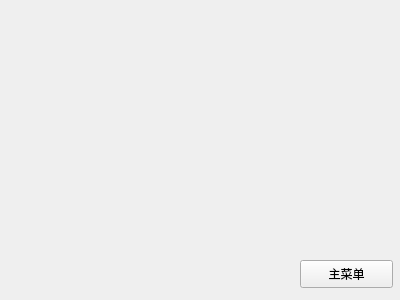
<?xml version="1.0" encoding="UTF-8"?>
<ui version="4.0">
 <class>sortWidget</class>
 <widget class="QWidget" name="sortWidget">
  <property name="geometry">
   <rect>
    <x>0</x>
    <y>0</y>
    <width>400</width>
    <height>300</height>
   </rect>
  </property>
  <property name="windowTitle">
   <string>Form</string>
  </property>
  <widget class="QPushButton" name="menuButton">
   <property name="geometry">
    <rect>
     <x>300</x>
     <y>260</y>
     <width>93</width>
     <height>28</height>
    </rect>
   </property>
   <property name="text">
    <string>主菜单</string>
   </property>
  </widget>
 </widget>
 <resources/>
 <connections/>
</ui>
